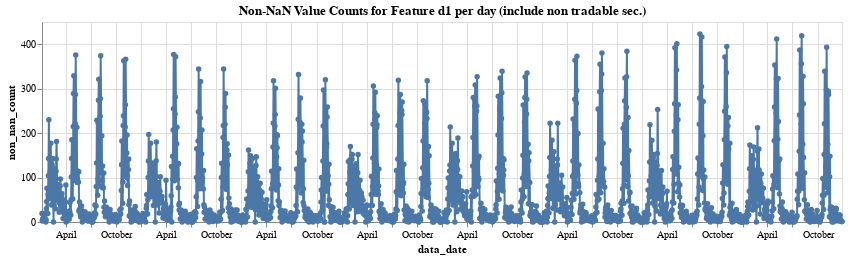

Write notebook code for a chart like this one.
### Markdown cell above
#### 2.2.2 Feature Data

The feature data can be broadly categorized into two types:

- **Event-Driven Features (Type 1: d1–d7)** <br>
  These are typically updated quarterly. For example, earnings-related metrics fall into this category.
  On a typical trading day, fewer than 200 securities (in trading universe) have available (non-NaN) values for these features.

- **Non-Event-Driven Features (Type 2: d8–d11)** <br>
  These features are updated daily and are available for most securities in the universe.
  On each trading day, around 2,000 securities have valid observations for these features.


Type 2 features are available almost daily for most securities, while Type 1 features are typically available on a **quarterly basis**, often tied to events such as earnings announcements or financial disclosures.

The graph below illustrates a representative Type 1 feature (d1), showing how many securities have non-missing values across the full sample period. Similar patterns hold for all d1–d7 features, whereas d8–d11 are consistently populated for the majority of the security universe.
This classification is useful for understanding data sparsity and designing appropriate feature engineering strategies.

### Code cell
import altair as alt

count_d1 = fea_raw[['data_date', 'd1']].copy().groupby('data_date')['d1'].apply(lambda x: x.notna().sum()).reset_index(name='non_nan_count')
chart = alt.Chart(count_d1).mark_line(point=True).encode(
    x='data_date:T',
    y='non_nan_count:Q'
).properties(
    title='Non-NaN Value Counts for Feature d1 per day (include non tradable sec.)',
    width=800,    # Width in pixels
    height=200
)

chart

### Figure 1 — Vega-Lite specification as saved in the notebook (floating-point values rounded to 4 significant figures; data arrays with more than 128 entries replaced by an {"elided": "..."} marker saying what was removed)
{"config": {"view": {"continuousWidth": 300, "continuousHeight": 300}}, "data": {"name": "data-7f19b489dab5a83065c43290b962ac24"}, "mark": {"type": "line", "point": true}, "encoding": {"x": {"field": "data_date", "type": "temporal"}, "y": {"field": "non_nan_count", "type": "quantitative"}}, "height": 200, "title": "Non-NaN Value Counts for Feature d1 per day (include non tradable sec.)", "width": 800, "$schema": "https://vega.github.io/schema/vega-lite/v5.20.1.json", "datasets": {"data-7f19b489dab5a83065c43290b962ac24": {"elided": "2080 records"}}}
